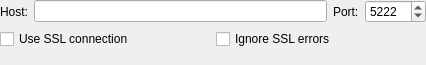
<?xml version="1.0" encoding="UTF-8"?>
<ui version="4.0">
 <class>ConnectionOptionsWidgetClass</class>
 <widget class="QWidget" name="ConnectionOptionsWidgetClass">
  <property name="geometry">
   <rect>
    <x>0</x>
    <y>0</y>
    <width>426</width>
    <height>65</height>
   </rect>
  </property>
  <layout class="QVBoxLayout">
   <property name="margin">
    <number>0</number>
   </property>
   <item>
    <layout class="QHBoxLayout">
     <item>
      <widget class="QLabel" name="label_11">
       <property name="text">
        <string>Host:</string>
       </property>
       <property name="buddy">
        <cstring>lneHost</cstring>
       </property>
      </widget>
     </item>
     <item>
      <widget class="QLineEdit" name="lneHost"/>
     </item>
     <item>
      <widget class="QLabel" name="label_12">
       <property name="text">
        <string>Port:</string>
       </property>
       <property name="buddy">
        <cstring>spbPort</cstring>
       </property>
      </widget>
     </item>
     <item>
      <widget class="QSpinBox" name="spbPort">
       <property name="sizePolicy">
        <sizepolicy hsizetype="Preferred" vsizetype="Fixed">
         <horstretch>0</horstretch>
         <verstretch>0</verstretch>
        </sizepolicy>
       </property>
       <property name="minimumSize">
        <size>
         <width>60</width>
         <height>0</height>
        </size>
       </property>
       <property name="maximum">
        <number>65535</number>
       </property>
       <property name="value">
        <number>5222</number>
       </property>
      </widget>
     </item>
    </layout>
   </item>
   <item>
    <layout class="QHBoxLayout">
     <item>
      <widget class="QCheckBox" name="chbUseSSL">
       <property name="text">
        <string>Use SSL connection</string>
       </property>
      </widget>
     </item>
     <item>
      <widget class="QCheckBox" name="chbIgnoreSSLWarnings">
       <property name="text">
        <string>Ignore SSL errors</string>
       </property>
      </widget>
     </item>
    </layout>
   </item>
   <item>
    <widget class="QWidget" name="wdtProxy" native="true"/>
   </item>
  </layout>
 </widget>
 <layoutdefault spacing="6" margin="11"/>
 <resources/>
 <connections/>
</ui>
